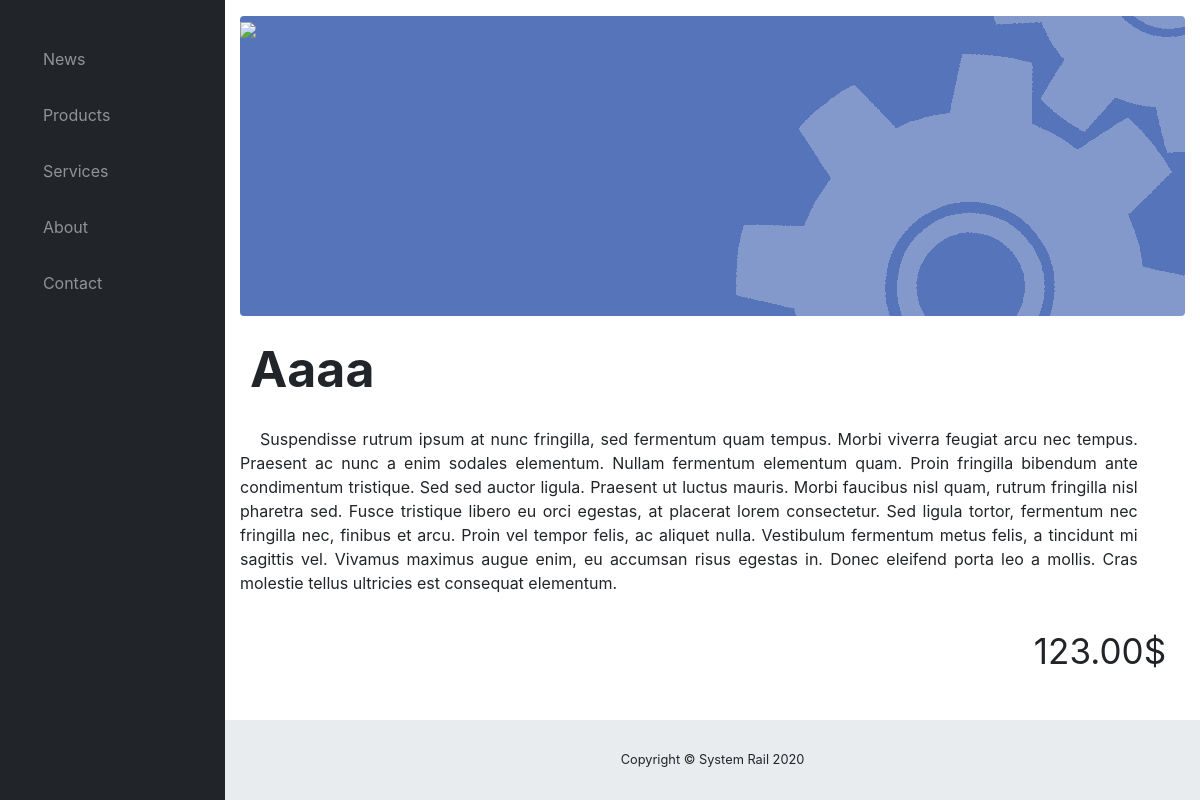
The app's page /systemrail/services/1 with its own data.
### ProjectBase/models.py (models this page shows, shortened)
class Service(models.Model):
    service_name = models.CharField(max_length=200, verbose_name='Service Name')
    price = models.DecimalField(max_digits=7, decimal_places=2, verbose_name="Price")
    desc = models.CharField(max_length=1000, verbose_name="Product Description", default='')

### ProjectBase/views.py (the view)
# urls.py: path('services/<int:service_id>', views.serv_details, name='service_details'),
def serv_details(request,service_id):
    service = Service.objects.get(pk=service_id)
    return render(request, 'service_details.html',{'Service':service})

### ProjectBase/templates/service_details.html (shortened to what this page needs)
{% extends "base.html" %}
{% block links %}
  <link href="/static/css/sb-admin.css" rel="stylesheet">
  <link href="/static/fontello/css/fontello.css" rel="stylesheet">
{% endblock %}
{% block body %}
<body id="page-top">
  <div id="wrapper">
    <ul class="sidebar navbar-nav">
      <button class="btn btn-link btn-sm text-white order-1 order-sm-0" id="sidebarToggle" href="#">
        <i class="fas fa-bars"></i>
      </button>
      <li class="nav-item">
        <a class="nav-link" href="/systemrail/news">
          <i class=" icon-star"></i>
          <span>News</span></a>
      </li>
      <li class="nav-item">
        <a class="nav-link" href="/systemrail/products">
          <i class="icon-cubes"></i>
          <span>Products</span></a>
      </li>
      <li class="nav-item">
        <a class="nav-link" href="/systemrail/services">
          <i class="icon-handshake-o"></i>
          <span>Services</span></a>
      </li>
      <li class="nav-item">
        <a class="nav-link" href="/systemrail/about">
          <i class="icon-address-book"></i>
          <span>About</span>
        </a>
      </li>
      <li class="nav-item">
        <a class="nav-link" href="/systemrail/contact">
          <i class="icon-envelope-open"></i>
          <span>Contact</span></a>
      </li>
    </ul>
    <div id="content-wrapper">
      <div class="container-fluid">
        <div>
          <div class="logodiv" style="float: left; border-radius: 0.25rem 0rem 0rem 0.25rem; text-align: left; z-index: 1;">
            <img src="/media/gallery/logo1.png" height="100%" />
          </div>
          <div class="logodiv" style="float: left; border-radius: 0rem 0.25rem 0.25rem 0rem; text-align: right; z-index: -1;">
            <img src="/media/gallery/logo2.png" height="100%" />
          </div>
        </div>
            <div class="detail_title">
                {{ Service.service_name }}
            </div>
                <div class="detail_desc">
                    {{ Service.desc }}
                </div>
                <div class="detail_price_serv">
                    {{ Service.price }}$
                </div>
      </div>
      <footer class="sticky-footer">
        <div class="container my-auto">
          <div class="copyright text-center my-auto">
            <span>Copyright © System Rail 2020</span>
          </div>
        </div>
      </footer>
    </div>
  </div>
</body>
{% endblock %}

### records on screen
Service: service_name "Aaaa", desc "Suspendisse rutrum ipsum at nunc fringilla, sed fermentum quam tempus. Morbi viverra feugiat arcu nec tempus. Praesent ac nunc a enim sodales elementum. Nullam fermentum elementum quam. Proin fringilla bibendum ante condimentum tristique. Sed sed auctor ligula. Praesent ut luctus mauris. Morbi faucibus nisl quam, rutrum fringilla nisl pharetra sed. Fusce tristique libero eu orci egestas, at placerat lorem consectetur. Sed ligula tortor, fermentum nec fringilla nec, finibus et arcu. Proin vel tempor felis, ac aliquet nulla. Vestibulum fermentum metus felis, a tincidunt mi sagittis vel. Vivamus maximus augue enim, eu accumsan risus egestas in. Donec eleifend porta leo a mollis. Cras molestie…", price "123.00"
